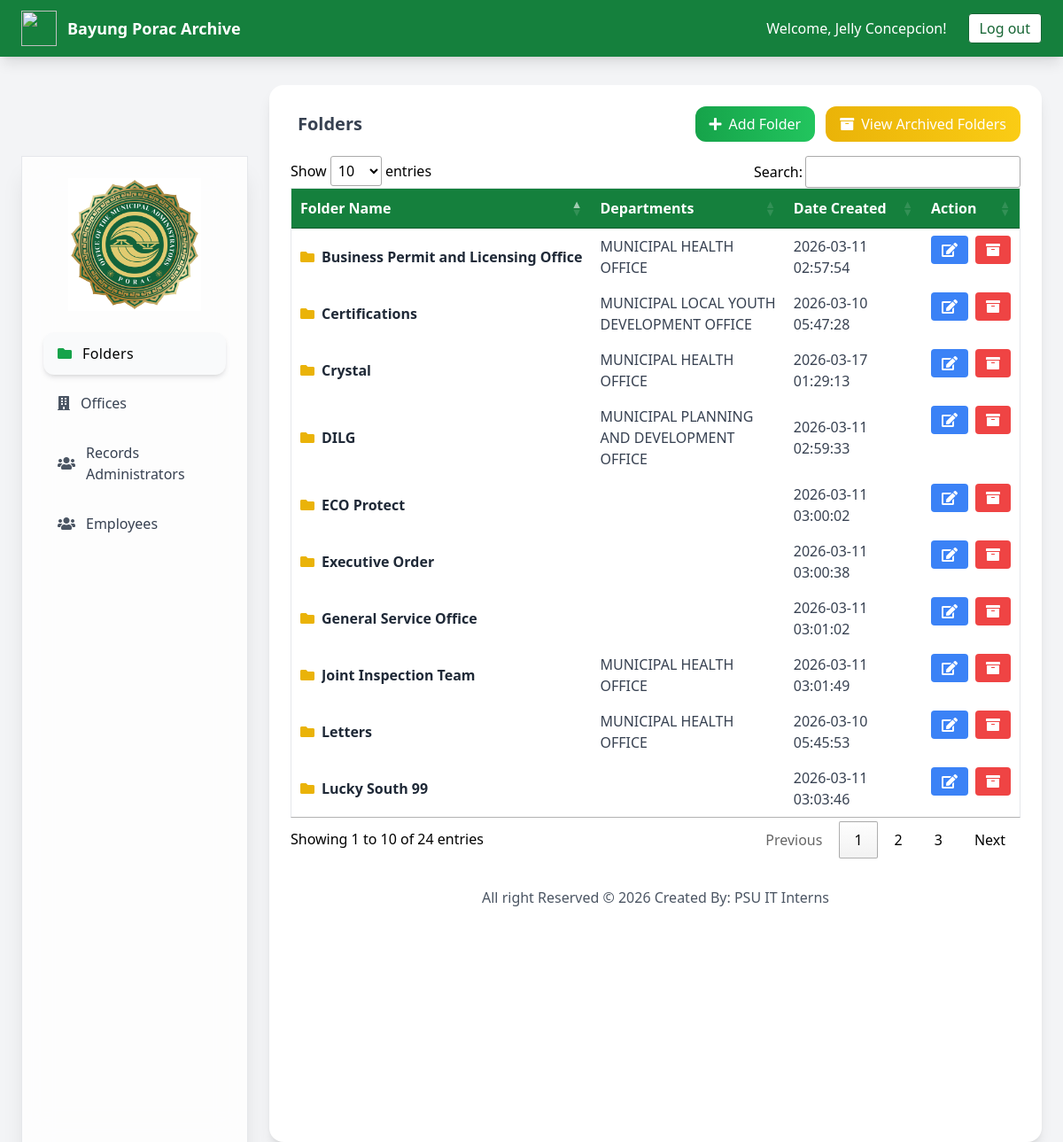
The page /system-administrator/folder_management.php (signed in) on the database its author committed.
### tables this page shows
CREATE TABLE `folders` (
  `folder_id` int(11) NOT NULL,
  `folder_name` varchar(150) NOT NULL,
  `folder_status` enum('Active','Archived') DEFAULT 'Active',
  `created_at` timestamp NOT NULL DEFAULT current_timestamp()
);

### system-administrator/folder_management.php (the view, shortened to what this page needs)
<!DOCTYPE html>
<html lang="en">
<?php
require_once("../include/connection.php");
$query = mysqli_query($conn,"
SELECT
f.folder_id,
f.folder_name,
f.created_at,
GROUP_CONCAT(d.department_name SEPARATOR ', ') as departments
FROM folders f
LEFT JOIN folder_departments fd ON f.folder_id = fd.folder_id
LEFT JOIN departments d ON fd.department_id = d.department_id
WHERE f.folder_status='Active'
GROUP BY f.folder_id
ORDER BY f.folder_name ASC
");
?>
<head>
<link href="https://cdn.datatables.net/1.10.25/css/jquery.dataTables.min.css" rel="stylesheet">
<link rel="stylesheet" href="https://cdnjs.cloudflare.com/ajax/libs/font-awesome/5.15.4/css/all.min.css" />
<script src="https://cdn.tailwindcss.com"></script>
</head>
<body class="bg-gray-100 font-sans">
<nav class="fixed top-0 w-full bg-green-700 shadow-lg z-50">
  <div class="flex flex-col sm:flex-row justify-between items-center
              h-auto sm:h-16 px-4 sm:px-6 py-2 sm:py-0 gap-2 sm:gap-0">
    <div class="flex items-center space-x-3">
      <img src="js/img/municipalLogo.png" class="w-8 h-8 sm:w-10 sm:h-10 object-contain">
      <h1 class="text-white font-semibold text-base sm:text-lg text-center sm:text-left">
        Bayung Porac Archive
      </h1>
    </div>
    <div class="flex flex-col sm:flex-row items-center
                gap-2 sm:space-x-4 text-white
                text-sm sm:text-base text-center sm:text-left">
      <span>
        Welcome, <?php echo ucwords(htmlentities($_SESSION['admin_name'])); ?>!
      </span>
      <a href="#" onclick="confirmLogout(this)"
         class="bg-white text-green-800 border border-green-800 px-3 py-1 rounded
                hover:bg-green-800 hover:text-white hover:border-white
                transition-colors duration-300">
        Log out
      </a>
    </div>
  </div>
</nav>
<div class="mt-24 px-4 sm:px-6 flex flex-col lg:flex-row gap-6">
 <aside id="sidebar"
       class="fixed top-20 left-0 z-50 w-64 bg-white/80 backdrop-blur-lg shadow-xl p-4 sm:p-6 border border-gray-200 flex flex-col items-center h-[calc(100vh-6rem)] transform -translate-x-full transition-transform duration-300 lg:translate-x-0 lg:relative lg:flex">
  <img src="img/adminLogo.png"
       class="square-logo mb-6 max-w-[120px] sm:max-w-[150px] transition-transform duration-300 hover:scale-105">
  <nav class="w-full space-y-2">
    <a href="folder_management.php"
       class="group flex items-center gap-3 w-full px-4 py-3 rounded-xl
              bg-gray-50 shadow-md hover:bg-gray-100 hover:shadow-xl hover:-translate-y-1
              transition-all duration-300">
      <i class="fas fa-folder text-green-600"></i>
      <span class="font-medium tracking-wide text-sm sm:text-base">Folders</span>
    </a>
    <a href="department_management.php"
       class="group flex items-center gap-3 w-full px-4 py-3 rounded-xl text-gray-700 hover:bg-gray-50 hover:-translate-y-1 hover:shadow-md transition-all duration-300">
      <i class="fas fa-building text-gray-600 group-hover:text-green-600 transition-colors"></i>
      <span class="font-medium text-sm sm:text-base">Offices</span>
    </a>
    <a href="view_admin.php"
       class="group flex items-center gap-3 w-full px-4 py-3 rounded-xl text-gray-700 hover:bg-gray-50 hover:-translate-y-1 hover:shadow-md transition-all duration-300">
      <i class="fas fa-users text-gray-600 group-hover:text-green-600 transition-colors"></i>
      <span class="font-medium text-sm sm:text-base">Records Administrators</span>
    </a>
    <a href="view_user.php"
       class="group flex items-center gap-3 w-full px-4 py-3 rounded-xl text-gray-700 hover:bg-gray-50 hover:-translate-y-1 hover:shadow-md transition-all duration-300">
      <i class="fas fa-users text-gray-600 group-hover:text-green-600 transition-colors"></i>
      <span class="font-medium text-sm sm:text-base">Employees</span>
    </a>
  </nav>
</aside>
  <div class="w-full lg:w-3/4 flex-1 lg:ml-0">
    <div class="bg-white rounded-2xl shadow-lg p-4 sm:p-6 h-full transition-all duration-300 hover:shadow-xl">
      <div class="flex flex-col sm:flex-row justify-between items-center gap-3 mb-4">
        <h2 class="text-lg sm:text-xl font-semibold text-gray-700 flex items-center gap-2 text-center sm:text-left">
          <i class=""></i> Folders
        </h2>
        <div class="flex flex-col sm:flex-row gap-2 sm:gap-3 w-full sm:w-auto">
          <button onclick="$('#modalAddFolder').removeClass('hidden');"
                  class="w-full sm:w-auto justify-center bg-gradient-to-r from-green-600 to-green-500 text-white px-4 py-2 rounded-xl hover:scale-105 hover:shadow-lg flex items-center gap-2 transition-all duration-300">
            <i class="fas fa-plus"></i> Add Folder
          </button>
          <button onclick="openArchivedFolders();"
                  class="w-full sm:w-auto justify-center bg-gradient-to-r from-yellow-500 to-yellow-400 text-white px-4 py-2 rounded-xl hover:scale-105 hover:shadow-lg transition-all duration-300 flex items-center gap-2">
            <i class="fas fa-archive"></i> View Archived Folders
          </button>
        </div>
      </div>
      <div class="w-full overflow-x-auto">
  <table id="dtable" class="min-w-full border border-gray-200 table-auto">
    <thead class="bg-green-700 text-white">
      <tr>
        <th class="px-4 py-2 text-left">Folder Name</th>
        <th class="px-4 py-2 text-left">Departments</th>
        <th class="px-4 py-2 text-left">Date Created</th>
        <th class="px-4 py-2 text-center">Action</th>
      </tr>
    </thead>
    <tbody class="text-gray-700">
      <?php while($row=mysqli_fetch_array($query)){ ?>
      <tr class="border-b hover:bg-gray-50">
        <td class="px-4 py-2">
          <a href="add_document.php?folder_id=<?php echo $row['folder_id']; ?>"
             class="flex items-center gap-2 text-gray-800 hover:text-green-700 truncate">
            <i class="fas fa-folder text-yellow-500"></i>
            <b class="truncate"><?php echo $row['folder_name']; ?></b>
          </a>
        </td>
        <td class="px-4 py-2 text-xs sm:text-sm md:text-base break-words max-w-[220px]">
          <?php echo $row['departments']; ?>
        </td>
        <td class="px-4 py-2"><?php echo $row['created_at']; ?></td>
        <td class="px-4 py-2 flex flex-col sm:flex-row items-center justify-center gap-2">
          <button onclick="$('#modalEditFolder<?php echo $row['folder_id']; ?>').removeClass('hidden');"
                  class="bg-blue-500 text-white px-3 py-1 rounded hover:bg-blue-600 w-full sm:w-auto">
            <i class="fas fa-edit"></i>
          </button>
          <a href="#" onclick="confirmArchive(<?php echo $row['folder_id']; ?>)"
             class="bg-red-500 text-white px-3 py-1 rounded hover:bg-red-600 w-full sm:w-auto text-center">
            <i class="fas fa-archive"></i>
          </a>
        </td>
      </tr>
      <?php } ?>
    </tbody>
  </table>
</div>
<footer class="mt-8 text-center text-gray-600">
  <p>All right Reserved &copy; <?php echo date('Y');?> Created By: PSU IT Interns</p>
</footer>
</body>
</html>

### system-administrator/folder_management.php (style rules this page uses)
.square-logo { width: 180px; object-fit: contain; }

### rows shown on the page
folders: folder_name "Business Permit and Licensing Office", departments "MUNICIPAL HEALTH OFFICE", created_at "2026-03-11 02:57:54"
folders: folder_name "Certifications", departments "MUNICIPAL LOCAL YOUTH DEVELOPMENT OFFICE", created_at "2026-03-10 05:47:28"
folders: folder_name "Crystal", departments "MUNICIPAL HEALTH OFFICE", created_at "2026-03-17 01:29:13"
folders: folder_name "DILG", departments "MUNICIPAL PLANNING AND DEVELOPMENT OFFICE", created_at "2026-03-11 02:59:33"
folders: folder_name "ECO Protect", created_at "2026-03-11 03:00:02"
folders: folder_name "Executive Order", created_at "2026-03-11 03:00:38"
folders: folder_name "General Service Office", created_at "2026-03-11 03:01:02"
folders: folder_name "Joint Inspection Team", departments "MUNICIPAL HEALTH OFFICE", created_at "2026-03-11 03:01:49"
folders: folder_name "Letters", departments "MUNICIPAL HEALTH OFFICE", created_at "2026-03-10 05:45:53"
folders: folder_name "Lucky South 99", created_at "2026-03-11 03:03:46"

### other values the page prints
$_SESSION['admin_name'] "Jelly Concepcion"
